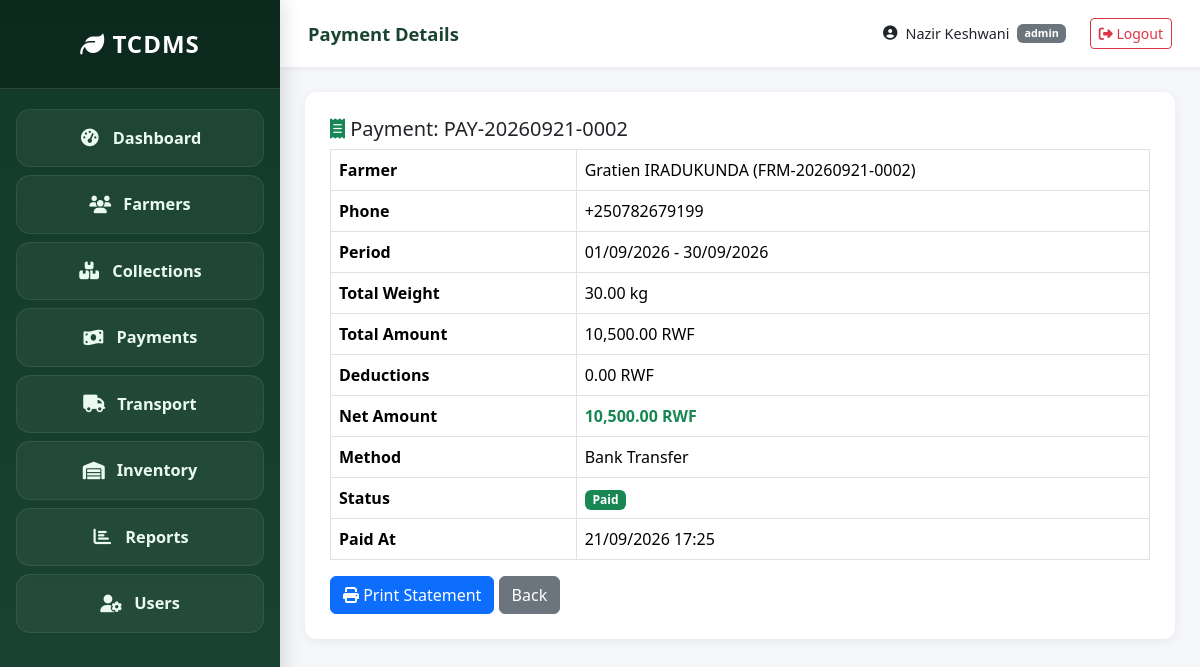
Screenshot of /modules/payments/view.php?id=2 (signed in) with the database file from the repository.
### tables this page shows
CREATE TABLE `payments` (
  `id` int(11) NOT NULL,
  `payment_code` varchar(30) NOT NULL,
  `farmer_id` int(11) NOT NULL,
  `period_start` date NOT NULL,
  `period_end` date NOT NULL,
  `total_weight_kg` decimal(10,2) NOT NULL DEFAULT 0.00,
  `total_amount` decimal(12,2) NOT NULL DEFAULT 0.00,
  `deductions` decimal(10,2) DEFAULT 0.00,
  `net_amount` decimal(12,2) NOT NULL DEFAULT 0.00,
  `payment_method` enum('bank_transfer','mobile_money','cash') NOT NULL,
  `payment_status` enum('pending','processing','paid','failed') DEFAULT 'pending',
  `paid_at` datetime DEFAULT NULL,
  `processed_by` int(11) DEFAULT NULL,
  `notes` text DEFAULT NULL,
  `created_at` timestamp NOT NULL DEFAULT current_timestamp()
);

CREATE TABLE `farmers` (
  `id` int(11) NOT NULL,
  `farmer_code` varchar(20) NOT NULL,
  `national_id` varchar(20) NOT NULL,
  `first_name` varchar(100) NOT NULL,
  `last_name` varchar(100) NOT NULL,
  `phone` varchar(20) NOT NULL,
  `email` varchar(100) DEFAULT NULL,
  `address` varchar(255) DEFAULT NULL,
  `cooperative_id` int(11) DEFAULT NULL,
  `collection_center_id` int(11) DEFAULT NULL,
  `bank_account` varchar(50) DEFAULT NULL,
  `mobile_money_number` varchar(20) DEFAULT NULL,
  `is_active` tinyint(1) DEFAULT 1,
  `registered_at` timestamp NOT NULL DEFAULT current_timestamp()
);

### config/database.php (called while the page is built, shortened)
<?php
function getDBConnection() {
    static $pdo = null;
    if ($pdo === null) {
        $dsn = 'mysql:host=' . DB_HOST . ';dbname=' . DB_NAME . ';charset=' . DB_CHARSET;
        $options = [
            PDO::ATTR_ERRMODE            => PDO::ERRMODE_EXCEPTION,
            PDO::ATTR_DEFAULT_FETCH_MODE => PDO::FETCH_ASSOC,
            PDO::ATTR_EMULATE_PREPARES   => false,
        ];
        try {
            $pdo = new PDO($dsn, DB_USER, DB_PASS, $options);
        } catch (PDOException $e) {
            error_log('DB Error: ' . $e->getMessage());
            die('Database connection failed. Check XAMPP MySQL service.');
        }
    }
    return $pdo;
}
function dbQuery($sql, $params = []) {
    $stmt = getDBConnection()->prepare($sql);
    $stmt->execute($params);
    return $stmt;
}
function dbFetchOne($sql, $params = []) { return dbQuery($sql, $params)->fetch(); }

### modules/payments/view.php (the view, shortened to what this page needs)
<?php
require_once __DIR__ . '/../../includes/header.php';
require_once __DIR__ . '/../../includes/sidebar.php';
$id = (int)($_GET['id'] ?? 0);
$p = dbFetchOne("
    SELECT p.*, CONCAT(f.first_name,' ',f.last_name) AS farmer_name, f.farmer_code, f.phone
    FROM payments p JOIN farmers f ON f.id = p.farmer_id WHERE p.id = :id", [':id' => $id]);
?>
<div class="form-section">
  <h5><i class="fas fa-receipt text-success"></i> Payment: <?= htmlspecialchars($p['payment_code']) ?></h5>
  <table class="table table-bordered">
    <tr><th style="width:30%">Farmer</th><td><?= htmlspecialchars($p['farmer_name'].' ('.$p['farmer_code'].')') ?></td></tr>
    <tr><th>Phone</th><td><?= htmlspecialchars($p['phone']) ?></td></tr>
    <tr><th>Period</th><td><?= formatDate($p['period_start']) ?> - <?= formatDate($p['period_end']) ?></td></tr>
    <tr><th>Total Weight</th><td><?= formatWeight($p['total_weight_kg']) ?></td></tr>
    <tr><th>Total Amount</th><td><?= formatCurrency($p['total_amount']) ?></td></tr>
    <tr><th>Deductions</th><td><?= formatCurrency($p['deductions']) ?></td></tr>
    <tr><th>Net Amount</th><td><strong class="text-success"><?= formatCurrency($p['net_amount']) ?></strong></td></tr>
    <tr><th>Method</th><td><?= ucwords(str_replace('_',' ',$p['payment_method'])) ?></td></tr>
    <tr><th>Status</th><td><?= getStatusBadge($p['payment_status']) ?></td></tr>
    <tr><th>Paid At</th><td><?= $p['paid_at'] ? formatDate($p['paid_at'], 'd/m/Y H:i') : 'N/A' ?></td></tr>
  </table>
  <a href="statement.php?id=<?= $p['id'] ?>" class="btn btn-primary" target="_blank"><i class="fas fa-print"></i> Print Statement</a>
  <a href="index.php" class="btn btn-secondary">Back</a>
</div>
<?php require_once __DIR__ . '/../../includes/footer.php'; ?>

### assets/css/style.css (style rules this page uses)
* { box-sizing: border-box; }
body { font-family: 'Segoe UI', Tahoma, sans-serif; background: #f4f6f9; margin: 0; }
.form-section { background: #fff; border-radius: 12px; padding: 25px; box-shadow: 0 2px 8px rgba(0,0,0,.06); }

### rows the page displays
payments: payment_code "PAY-20260921-0002", farmer.phone "+250782679199", period_start "01/09/2026", period_end "30/09/2026", total_weight_kg "30.00 kg", total_amount "10,500.00 RWF", deductions "0.00 RWF", net_amount "10,500.00 RWF", payment_method "Bank Transfer", paid_at "21/09/2026 17:25"

### other values shown
SITE_SHORT_NAME "TCDMS"
$pageTitle "Payment Details"
$user['first_name'] . ' ' . $user['last_name'] "Nazir Keshwani"
$user['role'] "admin"
$p['farmer_name'].' ('.$p['farmer_code'].')' "Gratien IRADUKUNDA (FRM-20260921-0002)"
$t "Paid"
